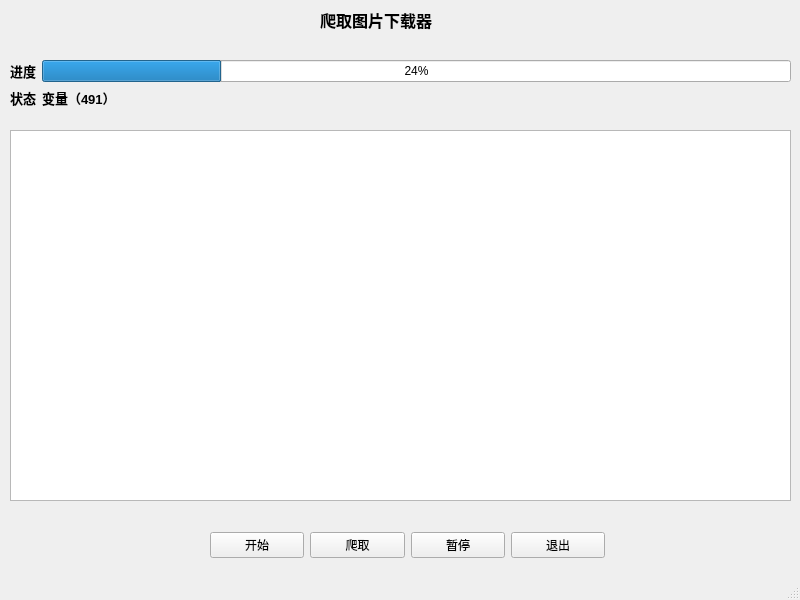
<?xml version="1.0" encoding="UTF-8"?>
<ui version="4.0">
 <class>MainWindow</class>
 <widget class="QMainWindow" name="MainWindow">
  <property name="geometry">
   <rect>
    <x>0</x>
    <y>0</y>
    <width>800</width>
    <height>600</height>
   </rect>
  </property>
  <property name="windowTitle">
   <string>MainWindow</string>
  </property>
  <widget class="QWidget" name="centralwidget">
   <widget class="QLabel" name="label">
    <property name="geometry">
     <rect>
      <x>320</x>
      <y>0</y>
      <width>151</width>
      <height>41</height>
     </rect>
    </property>
    <property name="text">
     <string>&lt;html&gt;&lt;head/&gt;&lt;body&gt;&lt;p&gt;&lt;span style=&quot; font-size:12pt; font-weight:600;&quot;&gt;爬取图片下载器&lt;/span&gt;&lt;/p&gt;&lt;/body&gt;&lt;/html&gt;</string>
    </property>
   </widget>
   <widget class="QWidget" name="formLayoutWidget">
    <property name="geometry">
     <rect>
      <x>10</x>
      <y>60</y>
      <width>781</width>
      <height>61</height>
     </rect>
    </property>
    <layout class="QFormLayout" name="formLayout">
     <item row="0" column="0">
      <widget class="QLabel" name="label_2">
       <property name="text">
        <string>&lt;html&gt;&lt;head/&gt;&lt;body&gt;&lt;p&gt;&lt;span style=&quot; font-size:10pt; font-weight:600;&quot;&gt;进度&lt;/span&gt;&lt;/p&gt;&lt;/body&gt;&lt;/html&gt;</string>
       </property>
      </widget>
     </item>
     <item row="0" column="1">
      <widget class="QProgressBar" name="progressBar">
       <property name="value">
        <number>24</number>
       </property>
      </widget>
     </item>
     <item row="1" column="0">
      <widget class="QLabel" name="label_3">
       <property name="text">
        <string>&lt;html&gt;&lt;head/&gt;&lt;body&gt;&lt;p&gt;&lt;span style=&quot; font-size:10pt; font-weight:600;&quot;&gt;状态&lt;/span&gt;&lt;/p&gt;&lt;/body&gt;&lt;/html&gt;</string>
       </property>
      </widget>
     </item>
     <item row="1" column="1">
      <widget class="QLabel" name="label_4">
       <property name="text">
        <string>&lt;html&gt;&lt;head/&gt;&lt;body&gt;&lt;p&gt;&lt;span style=&quot; font-size:10pt; font-weight:600;&quot;&gt;变量（491）&lt;/span&gt;&lt;/p&gt;&lt;/body&gt;&lt;/html&gt;</string>
       </property>
      </widget>
     </item>
    </layout>
   </widget>
   <widget class="QTextEdit" name="textEdit">
    <property name="geometry">
     <rect>
      <x>10</x>
      <y>130</y>
      <width>781</width>
      <height>371</height>
     </rect>
    </property>
   </widget>
   <widget class="QWidget" name="horizontalLayoutWidget">
    <property name="geometry">
     <rect>
      <x>210</x>
      <y>520</y>
      <width>395</width>
      <height>51</height>
     </rect>
    </property>
    <layout class="QHBoxLayout" name="horizontalLayout">
     <item>
      <widget class="QPushButton" name="pushButton_4">
       <property name="text">
        <string>开始</string>
       </property>
      </widget>
     </item>
     <item>
      <widget class="QPushButton" name="pushButton_3">
       <property name="text">
        <string>爬取</string>
       </property>
      </widget>
     </item>
     <item>
      <widget class="QPushButton" name="pushButton_2">
       <property name="text">
        <string>暂停</string>
       </property>
      </widget>
     </item>
     <item>
      <widget class="QPushButton" name="pushButton">
       <property name="text">
        <string>退出</string>
       </property>
      </widget>
     </item>
    </layout>
   </widget>
  </widget>
  <widget class="QStatusBar" name="statusbar"/>
 </widget>
 <resources/>
 <connections>
  <connection>
   <sender>pushButton</sender>
   <signal>clicked()</signal>
   <receiver>MainWindow</receiver>
   <slot>close()</slot>
   <hints>
    <hint type="sourcelabel">
     <x>537</x>
     <y>542</y>
    </hint>
    <hint type="destinationlabel">
     <x>671</x>
     <y>542</y>
    </hint>
   </hints>
  </connection>
 </connections>
</ui>
